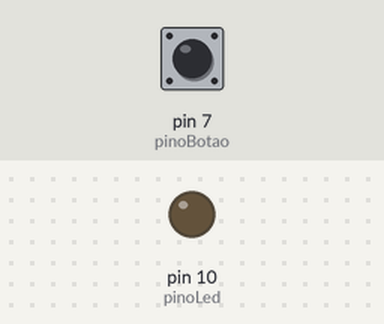
Recording of a sketch running on a simulated Arduino Uno, built with avr-gcc and run on an emulated ATmega328P. On the bench: output pins drawn as LEDs (lit = HIGH). The inputs (shaded band) are chosen by the test bench; at power-on: pin 7 (pinoBotao) HIGH.

Above: at 1.2 s.
1.3 s: pin 7 (pinoBotao) pulled LOW for 0.15 s
At 1.37 s:
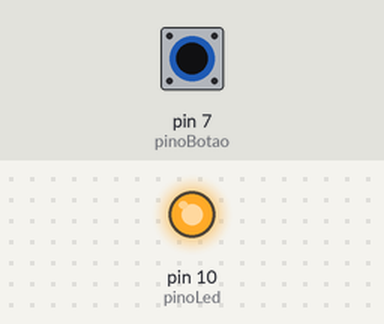
2.9 s: pin 7 (pinoBotao) pulled LOW for 3.2 s
At 6.6 s:
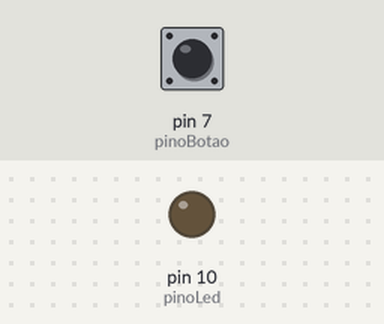
Timing chart, 0 to 8.1 s (numbered marks = the images above; inputs shaded):
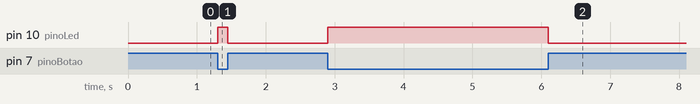

The sketch:

Projeto7AcionandoBotao.ino
```cpp
// PROJETO 07: Acionando Botão
// Autor: Augusto Queiroz

// --- Declaração de Variáveis ---
int pinoBotao = 7;
int pinoLed = 10;

void setup()
{
    // Configura o pino do botão como entrada com resistor de pull-up interno ativado.
    pinMode(pinoBotao, INPUT_PULLUP);
    // Configura o pino do LED como saída.
    pinMode(pinoLed, OUTPUT);
}

void loop()
{
    bool estadoBotao = digitalRead(pinoBotao); // Lê o estado do botão (HIGH ou LOW)

    // Com INPUT_PULLUP, o botão pressionado lê LOW.
    // Então, SE o estado for LOW...
    if (estadoBotao == LOW)
    {
        digitalWrite(pinoLed, HIGH); //...LIGA o LED.
    }
    else
    {
        digitalWrite(pinoLed, LOW); //...SENÃO (se estiver solto/HIGH), DESLIGA o LED.
    }
}
```

Measured:
- after the input at 1.3 s, pin 10 (pinoLed): LOW → HIGH at once, → LOW 0.15 s later
- after the input at 2.9 s, pin 10 (pinoLed): LOW → HIGH at once, → LOW 3.2 s later
